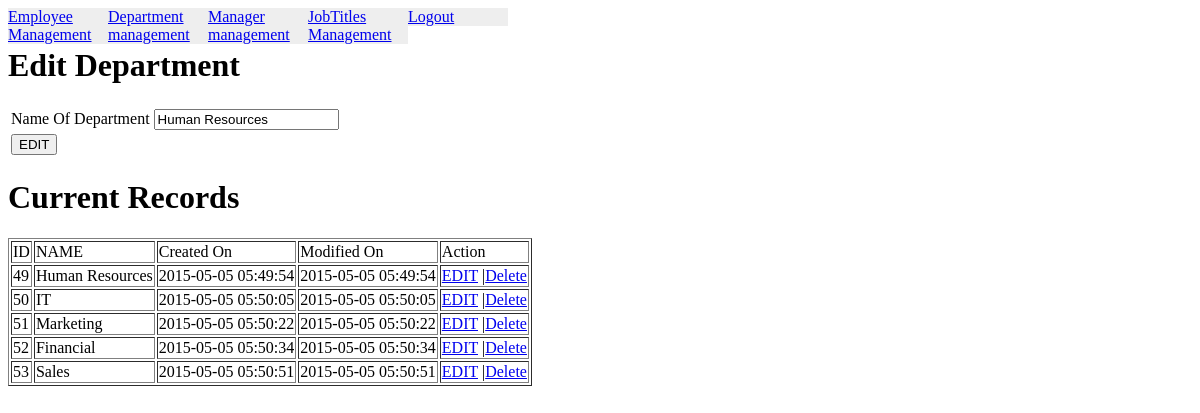
Page /dept.php?action=edit&id=49 (signed in) on the committed database.
### tables this page shows
CREATE TABLE IF NOT EXISTS `departments` (
  `id` int(11) NOT NULL AUTO_INCREMENT COMMENT 'dept_id',
  `name` varchar(500) NOT NULL,
  `created` timestamp NOT NULL DEFAULT CURRENT_TIMESTAMP ON UPDATE CURRENT_TIMESTAMP,
  `modified` timestamp NOT NULL DEFAULT '0000-00-00 00:00:00',
  PRIMARY KEY (`id`)
);

### webonisePDO/DBConnect.php (called while the page is built, shortened)
<?php
class DBConnect extends DBconfig{
    protected static $db;
         private function __construct()
        {
            $obj     = new DBconfig();
            $dbtype  = $obj->DBData['databaseType'];
            $host    = $obj->DBData['host'];
            $dbuser  = $obj->DBData['dbuser'];
            $dbpass  = $obj->DBData['dbpass'];
            $dbname  = $obj->DBData['dbname'];
            try {
                   self::$db = new PDO( "$dbtype:host=$host;dbname=$dbname", $dbuser, $dbpass );
                   self::$db->setAttribute( PDO::ATTR_ERRMODE, PDO::ERRMODE_EXCEPTION );
                }
                catch (PDOException $e) {
                echo "DataBase Connection Error";
          }
       }
    public static function getConnection() {
        return self::$db;
    }
}

### webonisePDO/DBFunctions.php (called while the page is built, shortened)
<?php
include('DBConnect.php');
class DBFunctions extends DBConnect{
    public $dbs;
    public $query = NULL;
    public $findQuery = 0;
    function __construct()
    {
        $this->dbs = DBConnect::getConnection();
    }
     public function select( $column = NULL )
    {
         $this->findQuery = 1 ;
         if( is_null( $column ) )
         {
             $this->query ="SELECT * ";
         }else{
            if(is_array( $column ))
            {
                $createdColumns = implode(",", $column);
                $this->query ="SELECT ".$createdColumns;
            }
         }
        return $this;
    }
     public function from( $from = NULL )
    {
        if( !is_null( $from ) )
        $this->query .= " FROM ".$from;
        return $this;
    }
     public function run($type = 1)
    {
           if( $this->findQuery == 1)
          {
            try {
                  $this->stmt = $this->dbs->prepare($this->query);
                  $this->stmt->execute();
                if ($type== 1) {
                    $this->resultSet = $this->stmt->fetchAll( PDO::FETCH_ASSOC );
                }else {
                    $this->resultSet = $this->stmt->fetchAll( PDO::FETCH_OBJ );
                }
                }catch (Exception $e){
                   echo "catch block";
                }
          }
        $this->findQuery=0;
        return $this;
    }
     public function where( $where=NULL )
    {
        if(is_array( $where ))
        {
            $whereCondition = implode(" ", $where );
            $this->query =$this->query." where ".$whereCondition;
        }
        return $this;
    }
}

### dept.php (the view, shortened to what this page needs)
<?php
include "webonisePDO/DBFunctions.php";
$obj = new DBFunctions();
   if(isset($_GET['action']))
  {
      if($_GET['action']=='edit')
      {
          $id = $_REQUEST['id'];
          $where = array("id='" .$id. "'");
          $obj->select()->from('departments')->where($where)->run();
          $editdata = $obj->resultSet;
      }
  }
?>
<?php include('menu.php');?>
<br>
<?php if(isset($editdata)){ ?>
    <h1>Edit Department</h1>
    <?php }else{?>
   <h1>Create New Department</h1>
<?php }?>
<form action="dept.php" method="post">
<table>
    <tr>
        <td>Name Of Department</td>
        <td>
            <input type="text" name="dept_name" value="<?php if($_GET['action']=='edit'){ echo $editdata[0]['name'];}?>">
        </td>
    </tr>
    <tr>
        <?php if(isset($editdata)) { ?>
            <td><input type="submit" name="editSub" value="EDIT"></td>
        <?php }else{ ?>
            <td><input type="submit" name="sub" value="Create"></td>
        <?php } ?>
    </tr>
</table>
    </form>
<?php
 $obj->select()->from('departments')->run();
?>
<h1>Current Records</h1>
<table border="1">
    <tr>
        <td>ID</td>
        <td>NAME</td>
        <td>Created On</td>
        <td>Modified On</td>
        <td>Action</td>
        <?php
           foreach($obj->resultSet as  $val)
           { ?>
               <tr>
                 <td><?php echo $val['id']?></td>
                 <td><?php echo $val['name']?></td>
                <td><?php echo $val['created']?></td>
                <td><?php echo $val['modified']?></td>
                <td><a href="dept.php?action=edit&id=<?php echo $val['id'] ;?>">EDIT</a>
                    |<a href="dept.php?action=del&id=<?php echo $val['id'];?>">Delete </a> </td>
               </tr>
         <?php  }
        ?>
    </tr>
</table>
</body>
</html>

### rows in the picture
departments: dept_name "Human Resources", id "49", name "Human Resources", created "2015-05-05 05:49:54", modified "2015-05-05 05:49:54"
departments: id "50", name "IT", created "2015-05-05 05:50:05", modified "2015-05-05 05:50:05"
departments: id "51", name "Marketing", created "2015-05-05 05:50:22", modified "2015-05-05 05:50:22"
departments: id "52", name "Financial", created "2015-05-05 05:50:34", modified "2015-05-05 05:50:34"
departments: id "53", name "Sales", created "2015-05-05 05:50:51", modified "2015-05-05 05:50:51"
